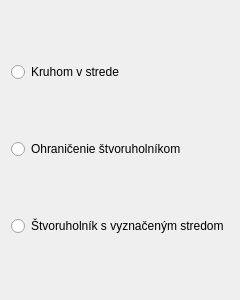
<?xml version="1.0" encoding="UTF-8"?>
<ui version="4.0">
 <class>DisplaySettings</class>
 <widget class="QWidget" name="DisplaySettings">
  <property name="windowModality">
   <enum>Qt::WindowModal</enum>
  </property>
  <property name="geometry">
   <rect>
    <x>0</x>
    <y>0</y>
    <width>213</width>
    <height>300</height>
   </rect>
  </property>
  <property name="windowTitle">
   <string>Nastavenie zobrazenia</string>
  </property>
  <layout class="QVBoxLayout" name="verticalLayout">
   <item>
    <widget class="QRadioButton" name="circle_radio">
     <property name="text">
      <string>Kruhom v strede</string>
     </property>
    </widget>
   </item>
   <item>
    <widget class="QRadioButton" name="rectangle_radio">
     <property name="text">
      <string>Ohraničenie štvoruholníkom</string>
     </property>
    </widget>
   </item>
   <item>
    <widget class="QRadioButton" name="both_radio">
     <property name="text">
      <string>Štvoruholník s vyznačeným stredom</string>
     </property>
    </widget>
   </item>
  </layout>
 </widget>
 <resources/>
 <connections/>
</ui>
